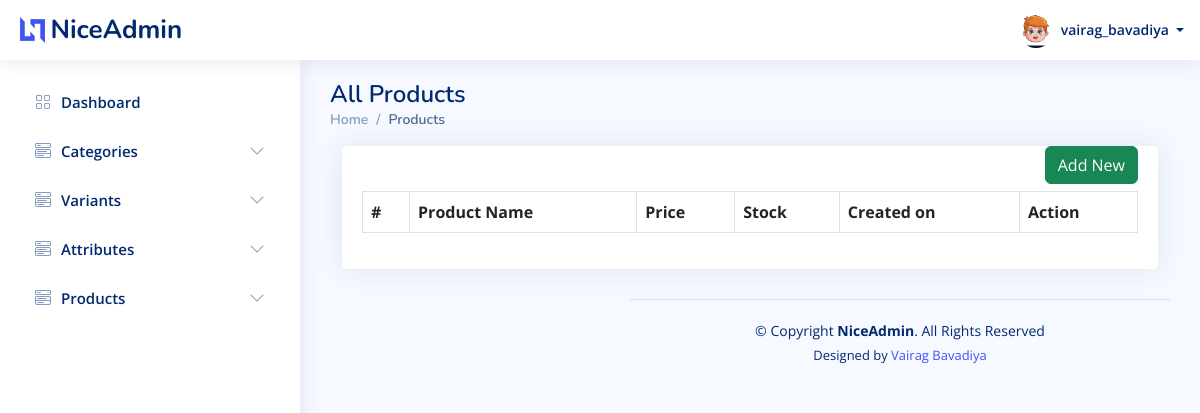
Page /admin/products/all.php (signed in) on the earlier database version.
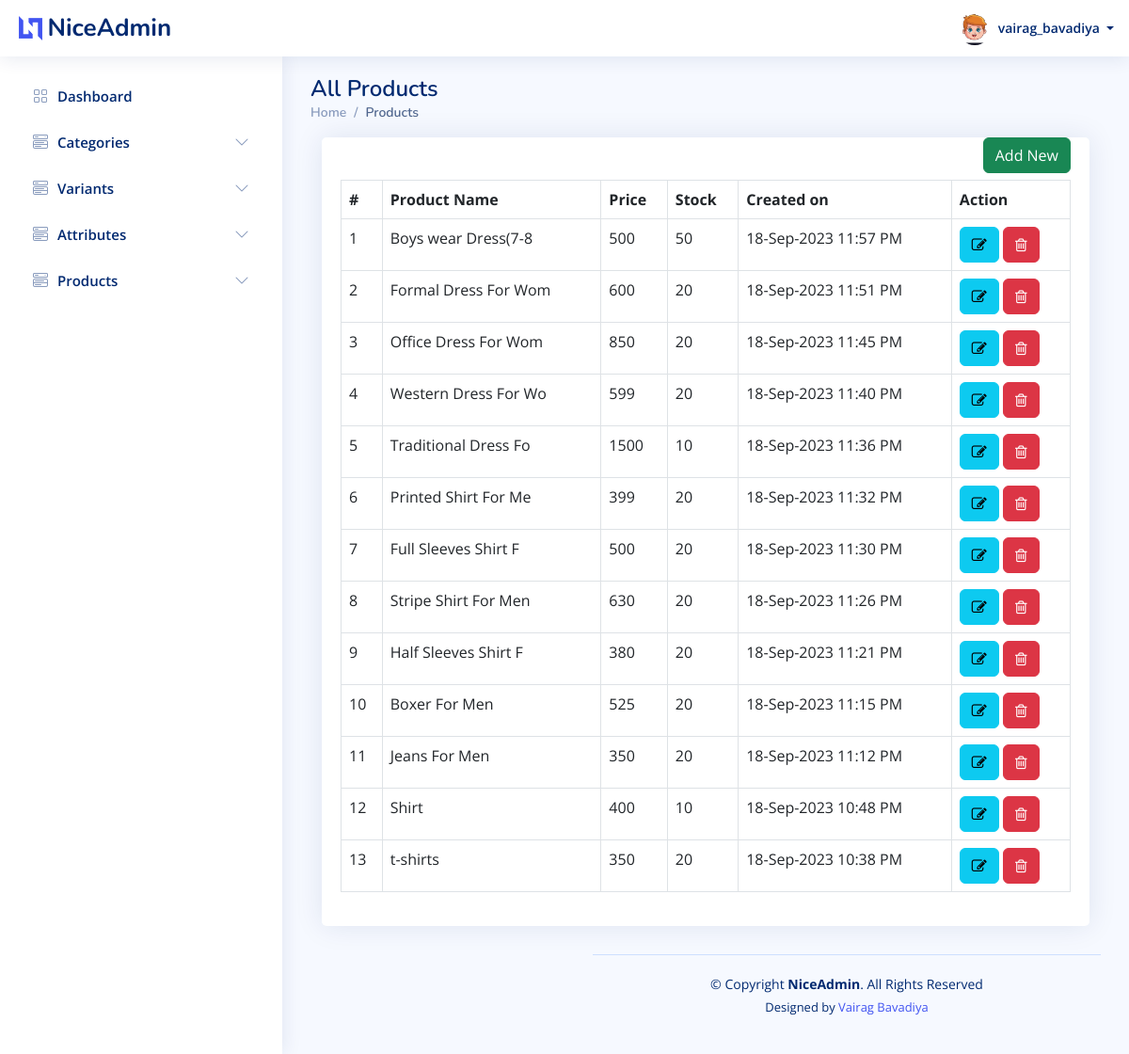
Same page on the later database version.
### tables this page shows
CREATE TABLE `users` (
  `id` int(20) NOT NULL,
  `u_name` varchar(50) NOT NULL,
  `email` varchar(50) NOT NULL,
  `phone_no` varchar(10) NOT NULL,
  `password` varchar(10) NOT NULL,
  `u_type_id` int(20) NOT NULL,
  `u_profile` varchar(100) NOT NULL,
  `created_at` datetime NOT NULL,
  `updated_at` datetime NOT NULL,
  `created_by` int(20) DEFAULT NULL,
  `updated_by` int(20) DEFAULT NULL,
  `is_active` tinyint(1) NOT NULL
);

CREATE TABLE `product` (
  `id` int(20) NOT NULL,
  `category_id` int(20) NOT NULL,
  `variants_id` int(20) NOT NULL,
  `attribute_id` int(20) NOT NULL,
  `p_name` varchar(20) NOT NULL,
  `p_image` varchar(50) DEFAULT NULL,
  `p_description` varchar(100) NOT NULL,
  `stock` int(50) NOT NULL,
  `price` int(50) NOT NULL,
  `created_by` int(20) DEFAULT NULL,
  `updated_by` int(20) DEFAULT NULL,
  `created_at` datetime DEFAULT NULL,
  `updated_at` datetime DEFAULT NULL,
  `is_active` tinyint(1) NOT NULL
);

### admin/products/all.php (the view, shortened to what this page needs)
<?php
require('../config.php');
require('../header.php');
?>
<main id="main" class="main">
    <div class="pagetitle">
        <h1>All Products</h1>
        <nav>
            <ol class="breadcrumb">
                <li class="breadcrumb-item active"><a href="/e-commerce/admin/dashboard.php">Home</a></li>
                <li class="breadcrumb-item active">Products</li>
            </ol>
        </nav>
    </div>
    <section class="content">
        <div class="container-fluid">
            <div class="row">
                <div class="col-lg-12 grid-margin stretch-card">
                    <div class="card">
                        <div class="card-body">
                            <div style="margin-bottom: 45px;">
                                <a href="/e-commerce/admin/products/create.php" class="btn btn-success" style="float: right; margin-left: 15px;">Add New</a>
                            </div>
                            <table class="table table-bordered datatable" id="table_id">
                                <thead>
                                    <tr>
                                        <th>#</th>
                                        <th>Product Name</th>
                                        <th>Price</th>
                                        <th>Stock</th>
                                        <th>Created on</th>
                                        <th>Action</th>
                                    </tr>
                                </thead>
                                <tbody>
                                    <?php
                                    $query = "SELECT id,p_name,stock,price,created_at from product ORDER BY id DESC";
                                    if ($result = $conn->query($query)) {
                                        $i = 0;
                                        while ($row = $result->fetch_assoc()) {
                                            $i++;
                                    ?>
                                            <tr>
                                                <td><?php echo $i; ?></td>
                                                <td><?php echo $row['p_name']; ?></td>
                                                <td><?php echo $row['price']; ?></td>
                                                <td><?php echo $row['stock']; ?></td>
                                                <td><?php echo date('d-M-Y h:i A', strtotime($row['created_at'])); ?></td>
                                                <td>
                                                    <a class="btn btn-info" href="edit.php?id=<?php echo $row["id"]; ?>"><i class="fa fa-edit"></i></a>
                                                    <a class="btn btn-danger" href="delete.php?id=<?php echo $row["id"]; ?>"><i class="fa fa-trash-o"></i></a>
                                                </td>
                                            </tr>
                                    <?php
                                        }
                                    }
                                    ?>
                                </tbody>
                            </table>
                        </div>
                    </div>
                </div>
            </div>
        </div>
    </section>
    <?php require('../footer.php'); ?>

### admin/header.php (shortened to what this page needs)
<?php
require("config.php");
?>
<!DOCTYPE html>
<html lang="en">
<head>
    <link rel="stylesheet" href="https://cdnjs.cloudflare.com/ajax/libs/font-awesome/4.7.0/css/font-awesome.min.css">
    <link href="/e-commerce/admin/assets/vendor/bootstrap/css/bootstrap.min.css" rel="stylesheet">
    <link href="/e-commerce/admin/assets/vendor/bootstrap-icons/bootstrap-icons.css" rel="stylesheet">
    <link href="/e-commerce/admin/assets/vendor/boxicons/css/boxicons.min.css" rel="stylesheet">
    <link href="/e-commerce/admin/assets/vendor/quill/quill.snow.css" rel="stylesheet">
    <link href="/e-commerce/admin/assets/vendor/quill/quill.bubble.css" rel="stylesheet">
    <link href="/e-commerce/admin/assets/vendor/remixicon/remixicon.css" rel="stylesheet">
    <link href="/e-commerce/admin/assets/vendor/simple-datatables/style.css" rel="stylesheet">
    <link href="/e-commerce/admin/assets/css/style.css" rel="stylesheet">
</head>
<body>
    <header id="header" class="header fixed-top d-flex align-items-center">
        <div class="d-flex align-items-center justify-content-between">
            <a href="dashboard.php" class="logo d-flex align-items-center">
                <img src="/e-commerce/admin/assets/img/logo.png" alt="">
                <span class="d-none d-lg-block">NiceAdmin</span>
            </a>
        </div>
        <nav class="header-nav ms-auto">
            <ul class="d-flex align-items-center">
                <li class="nav-item dropdown pe-3">
                    <a class="nav-link nav-profile d-flex align-items-center pe-0" href="#" data-bs-toggle="dropdown">
                        <?php
                        $sql = "SELECT u.id,u.u_name,u.email,u.phone_no,u.u_profile,u.is_active,ut.type_name FROM users as u,user_type as ut where u.id = " . $_SESSION['id'];
                        $result = $conn->query($sql);
                        $row = mysqli_fetch_assoc($result);
                        ?>
                        <img src="/e-commerce/admin/<?php echo $row['u_profile']; ?>" alt="Profile" class="rounded-circle">
                        <span class="d-none d-md-block dropdown-toggle ps-2">
                            <?php echo $row['u_name']; ?> </span>
                    </a>
                </li>
            </ul>
        </nav>
    </header>
    <aside id="sidebar" class="sidebar">
        <ul class="sidebar-nav" id="sidebar-nav">
            <li class="nav-item">
                <a class="nav-link collapsed" href="/e-commerce/admin/dashboard.php">
                    <i class="bi bi-grid"></i>
                    <span>Dashboard</span>
                </a>
            </li>
            <li class="nav-item">
                <a class="nav-link collapsed" data-bs-target="#components-nav" data-bs-toggle="collapse" href="#" aria-expanded="false">
                    <i class="bi bi-menu-button-wide"></i><span>Categories</span><i class="bi bi-chevron-down ms-auto"></i>
                </a>
            </li>
            <li class="nav-item">
                <a class="nav-link collapsed" data-bs-target="#variants-nav" data-bs-toggle="collapse" href="#">
                    <i class="bi bi-menu-button-wide"></i><span>Variants</span><i class="bi bi-chevron-down ms-auto"></i>
                </a>
            </li>
            <li class="nav-item">
                <a class="nav-link collapsed" data-bs-target="#attributes-nav" data-bs-toggle="collapse" href="#">
                    <i class="bi bi-menu-button-wide"></i><span>Attributes</span><i class="bi bi-chevron-down ms-auto"></i>
                </a>
            </li>
            <li class="nav-item">
                <a class="nav-link collapsed" data-bs-target="#products-nav" data-bs-toggle="collapse" href="#">
                    <i class="bi bi-menu-button-wide"></i><span>Products</span><i class="bi bi-chevron-down ms-auto"></i>
                </a>
            </li>
        </ul>
    </aside>

### admin/footer.php (shortened to what this page needs)
<footer id="footer" class="footer">
  <div class="copyright">
    &copy; Copyright <strong><span>NiceAdmin</span></strong>. All Rights Reserved
  </div>
  <div class="credits">
    Designed by <a href="/e-commerce/https://bootstrapmade.com/">Vairag Bavadiya</a>
  </div>
</footer>
</body>
</html>

### admin/assets/css/style.css (style rules this page uses)
:root { scroll-behavior: smooth; }
body { font-family: "Open Sans", sans-serif; background: #f6f9ff; color: #444444; }
a { color: #4154f1; text-decoration: none; }
h1, h2, h3, h4, h5, h6 { font-family: "Nunito", sans-serif; }
#main { margin-top: 60px; padding: 20px 30px; transition: all 0.3s; }
.pagetitle { margin-bottom: 10px; }
.pagetitle h1 { font-size: 24px; margin-bottom: 0; font-weight: 600; color: #012970; }
.card { margin-bottom: 30px; border: none; border-radius: 5px; box-shadow: 0px 0 30px rgba(1, 41, 112, 0.1); }
.card-body { padding: 0 20px 20px 20px; }
.breadcrumb { font-size: 14px; font-family: "Nunito", sans-serif; color: #899bbd; font-weight: 600; }
.breadcrumb a { color: #899bbd; transition: 0.3s; }
.breadcrumb .breadcrumb-item::before { color: #899bbd; }
.breadcrumb .active { color: #51678f; font-weight: 600; }
.logo { line-height: 1; }
@media (min-width: 1200px) { .logo { width: 280px; } }
.logo img { max-height: 26px; margin-right: 6px; }
.logo span { font-size: 26px; font-weight: 700; color: #012970; font-family: "Nunito", sans-serif; }
.header { transition: all 0.5s; z-index: 997; height: 60px; box-shadow: 0px 2px 20px rgba(1, 41, 112, 0.1); background-color: #fff; padding-left: 20px; }
.header-nav ul { list-style: none; }
.header-nav>ul { margin: 0; padding: 0; }
.header-nav .nav-profile { color: #012970; }
.header-nav .nav-profile img { max-height: 36px; }
.header-nav .nav-profile span { font-size: 14px; font-weight: 600; }
.sidebar { position: fixed; top: 60px; left: 0; bottom: 0; width: 300px; z-index: 996; transition: all 0.3s; padding: 20px; overflow-y: auto; scrollbar-width: thin; scrollbar-color: #aab7cf transparent; box-shadow: 0px 0px 20px rgba(1, 41, 112, 0.1); background-color: #fff; }
@media (min-width: 1200px) { #main, #footer { margin-left: 300px; } }
.sidebar-nav { padding: 0; margin: 0; list-style: none; }
.sidebar-nav li { padding: 0; margin: 0; list-style: none; }
.sidebar-nav .nav-item { margin-bottom: 5px; }
.sidebar-nav .nav-link { display: flex; align-items: center; font-size: 15px; font-weight: 600; color: #4154f1; transition: 0.3; background: #f6f9ff; padding: 10px 15px; border-radius: 4px; }
.sidebar-nav .nav-link i { font-size: 16px; margin-right: 10px; color: #4154f1; }
.sidebar-nav .nav-link.collapsed { color: #012970; background: #fff; }
.sidebar-nav .nav-link.collapsed i { color: #899bbd; }
.sidebar-nav .nav-link .bi-chevron-down { margin-right: 0; transition: transform 0.2s ease-in-out; }
.footer { padding: 20px 0; font-size: 14px; transition: all 0.3s; border-top: 1px solid #cddfff; }
.footer .copyright { text-align: center; color: #012970; }
.footer .credits { padding-top: 5px; text-align: center; font-size: 13px; color: #012970; }

Differences in the rows shown:
added product: p_name "Boys wear Dress(7-8", price "500", stock "50", created_at "18-Sep-2023 11:57 PM"
added product: p_name "Formal Dress For Wom", price "600", stock "20", created_at "18-Sep-2023 11:51 PM"
added product: p_name "Office Dress For Wom", price "850", stock "20", created_at "18-Sep-2023 11:45 PM"
added product: p_name "Western Dress For Wo", price "599", stock "20", created_at "18-Sep-2023 11:40 PM"
added product: p_name "Traditional Dress Fo", price "1500", stock "10", created_at "18-Sep-2023 11:36 PM"
added product: p_name "Printed Shirt For Me", price "399", stock "20", created_at "18-Sep-2023 11:32 PM"
added product: p_name "Full Sleeves Shirt F", price "500", stock "20", created_at "18-Sep-2023 11:30 PM"
added product: p_name "Stripe Shirt For Men", price "630", stock "20", created_at "18-Sep-2023 11:26 PM"
added product: p_name "Half Sleeves Shirt F", price "380", stock "20", created_at "18-Sep-2023 11:21 PM"
added product: p_name "Boxer For Men", price "525", stock "20", created_at "18-Sep-2023 11:15 PM"
added product: p_name "Jeans For Men", price "350", stock "20", created_at "18-Sep-2023 11:12 PM"
added product: p_name "Shirt", price "400", stock "10", created_at "18-Sep-2023 10:48 PM"
added product: p_name "t-shirts", price "350", stock "20", created_at "18-Sep-2023 10:38 PM"
